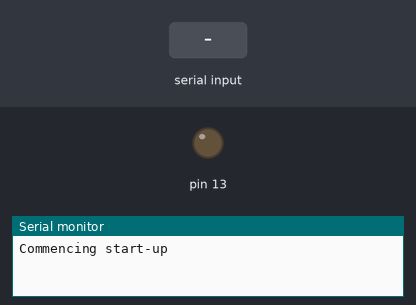
A sketch run on a simulated Arduino Uno, built with avr-gcc and run on an emulated ATmega328P. On the bench: output pins drawn as LEDs (lit = HIGH), the last lines printed to the serial monitor. Inputs (shaded band) come from the test bench.

Above: at 1.2 s.
1.3 s: byte 30 received over Serial
At 2.6 s:
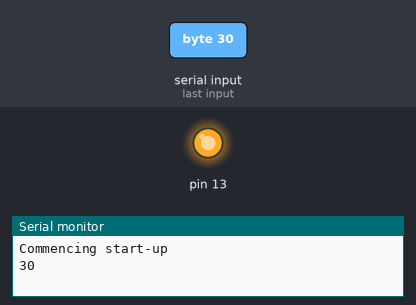
Timing chart, 0 to 4.3 s (numbered marks = the images above; inputs shaded):
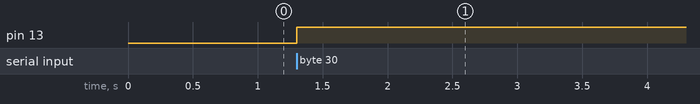

Measured:
- after the input at 1.3 s, pin 13: LOW → HIGH at once

The sketch:

unity_to_arduino.ino
```cpp
// the setup function runs once when you press reset or power the board

// This is a sample unity to arduino script in which
// LED 13 turns on and off if you click on a cube
// Tested and it works :D

int val = 0;
bool on = false;
void setup() {
  Serial.begin(9600);
  pinMode(13, OUTPUT);
  Serial.println("Commencing start-up");
}

// the loop function runs over and over again forever
void loop() {
  //digitalWrite(13, LOW);
  if(Serial.available())
  {

     if(on == false)
     {
        digitalWrite(13, HIGH);
        on = true;
     } else {
        digitalWrite(13, LOW);
        on = false;
     }
     val = Serial.read();
     Serial.println(val);

  }

}
```
